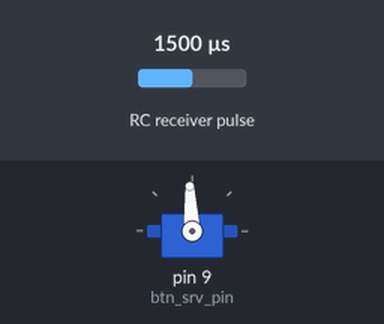
Simulated run of this sketch. Board: Arduino Nano, built with avr-gcc and run on an emulated ATmega328P. Shown: servo. Wiring (inferred from the names in the program): RC receiver channel: data pin 10. Inputs (shaded band) come from the test bench; at power-on: RC receiver pulse 1500 µs.

Above: at 11.2 s.
11.3 s: RC receiver pulse (sensor on pin 10) set to 1209 µs
12.8 s: RC receiver pulse (sensor on pin 10) set to 1182 µs
At 14.3 s:
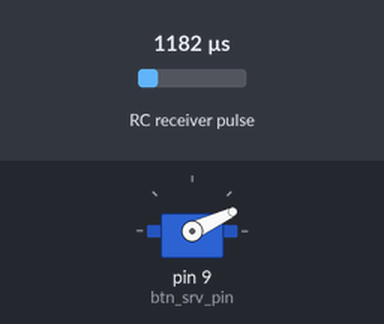
14.6 s: RC receiver pulse (sensor on pin 10) set to 1980 µs
At 15.4 s:
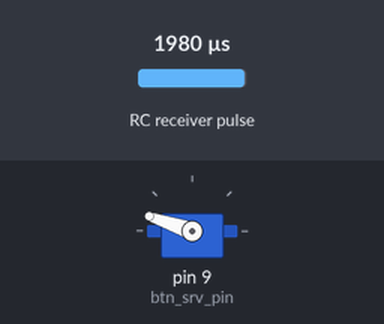
16.2 s: RC receiver pulse (sensor on pin 10) set to 1813 µs
17.7 s: RC receiver pulse (sensor on pin 10) set to 1782 µs
At 18.5 s:
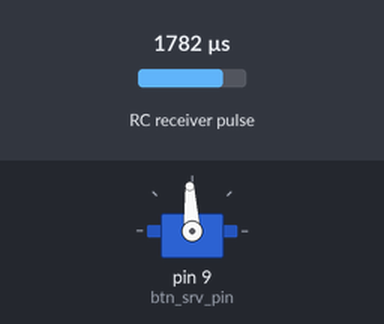
19.3 s: RC receiver pulse (sensor on pin 10) set to 1020 µs
At 20.6 s:
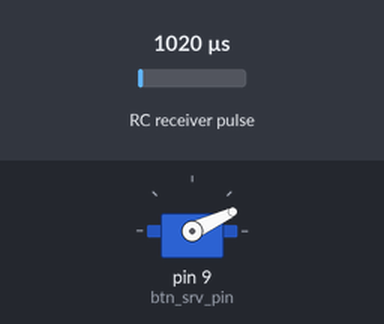
Timing chart, 0 to 21.8 s (numbered marks = the images above; inputs shaded):
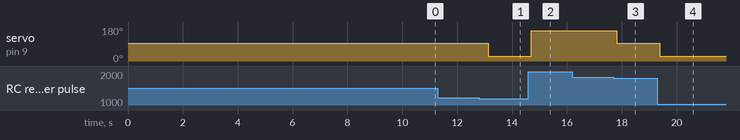

The sketch:

winch_001.ino
```cpp
//winch mechanism control
//35 kgcm servo with fs-iA10B rx with FS-i6 Arduino nano
#include <Servo.h>
Servo btn_srv;

const int btn_srv_pin = 9;
const int ch6_pin = 10;
const int ch6_min = 1000;
const int ch6_max = 2000;
const int ch6_mid = 1500;
const int ch6_diff = 200;

const int extention_us   = 2200;
const int contraction_us = 800;
const int neutral_us     = 1500;
const int dt = 500; //500ms delay
const int dt2 = 10000;


int ch6_val;

void setup() {
  pinMode(ch6_pin,INPUT);
  btn_srv.attach(btn_srv_pin);
  btn_srv.writeMicroseconds(neutral_us);
  delay(dt2);
}

void loop() {
   ch6_val = pulseIn(ch6_pin,HIGH);
   if(ch6_val >= (ch6_min - ch6_diff) && ch6_val <= (ch6_min + ch6_diff))
   {
    btn_srv.writeMicroseconds(contraction_us);
   }
   else if(ch6_val >= (ch6_max - ch6_diff) && ch6_val <= (ch6_max + ch6_diff))
   {
    btn_srv.writeMicroseconds(extention_us);
   }
   else
   {
    btn_srv.writeMicroseconds(neutral_us);
   }

   delay(dt);

}
```

Measured:
- the behaviour switches between 1200 and 1199 µs on RC receiver pulse (sensor on pin 10) (found by bisection; images 0 and 1)
- the behaviour switches between 1799 and 1798 µs on RC receiver pulse (sensor on pin 10) (found by bisection; images 2 and 3)
- after the input at 11.3 s, every drawn part: stays the same
- after the input at 12.8 s, servo on pin 9 (btn_srv_pin): 93° → 25° after 0.34 s
- after the input at 14.6 s, servo on pin 9 (btn_srv_pin): 25° → 161° after 0.10 s
- after the input at 16.2 s, every drawn part: stays the same
- after the input at 17.7 s, servo on pin 9 (btn_srv_pin): 161° → 93° after 0.12 s
- after the input at 19.3 s, servo on pin 9 (btn_srv_pin): 93° → 25° after 0.08 s
